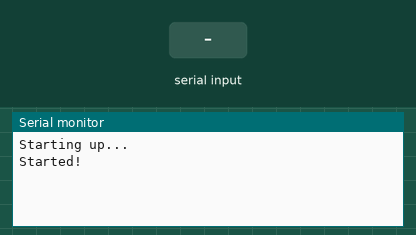
This sketch was run on a simulated Arduino Uno, built with avr-gcc and run on an emulated ATmega328P. Parts: the last lines printed to the serial monitor. The inputs (shaded band) are chosen by the test bench.

Above: at 4.4 s.
4.5 s: "1" received over the second serial link
At 5.4 s:
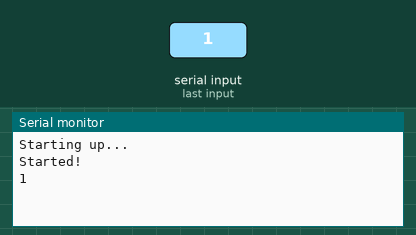
6.0 s: "0" received over the second serial link
At 6.5 s:
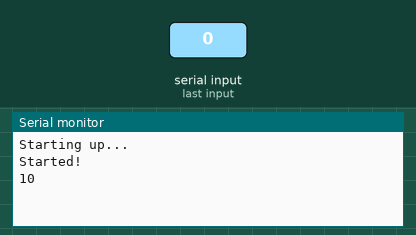

Measured:
- after the input at 4.5 s, the serial monitor: prints a new line at once (image 1)
- after the input at 6.0 s, the serial monitor: prints a new line at once (image 2)

The sketch:

sim900test.ino
```cpp
#include <SoftwareSerial.h>

SoftwareSerial SIM900(7, 8);

#define PWRKEY_PIN 9
#define BUTTON_PIN 2

#define SIM900_BAUDRATE 9600
#define PC_BAURDRATE    9600

void setup() {
  Serial.begin(PC_BAURDRATE);
  Serial.println("Starting up...");

  SIM900.begin(SIM900_BAUDRATE);
  SIM900power();

  pinMode(BUTTON_PIN, INPUT);

  Serial.println("Started!");
}

void SIM900power() {
  digitalWrite(PWRKEY_PIN, HIGH);
  delay(1000);
  digitalWrite(PWRKEY_PIN, LOW);
  delay(2200);
}

int buttonState = 0;
int buttonCounter = 0;

void loop() {
  /*if (digitalRead(BUTTON_PIN) == HIGH) { // pressed
    buttonState = 1;
  } else if (buttonState == 1) { // released
    buttonState = 0;
    switch (buttonCounter) {
      case 0:
        Serial.println("Dialing...");
        SIM900.println("ATD + +972524338088;");
        break;
      case 1:
        Serial.println("Hanging up...");
        SIM900.println("ATH");
        break;
    }
    buttonCounter = (buttonCounter+1)%2;
  }*/

  if (SIM900.available()) {
    Serial.write(SIM900.read());
  }
  if (Serial.available()) {
    SIM900.write(Serial.read());
  }
}
```
